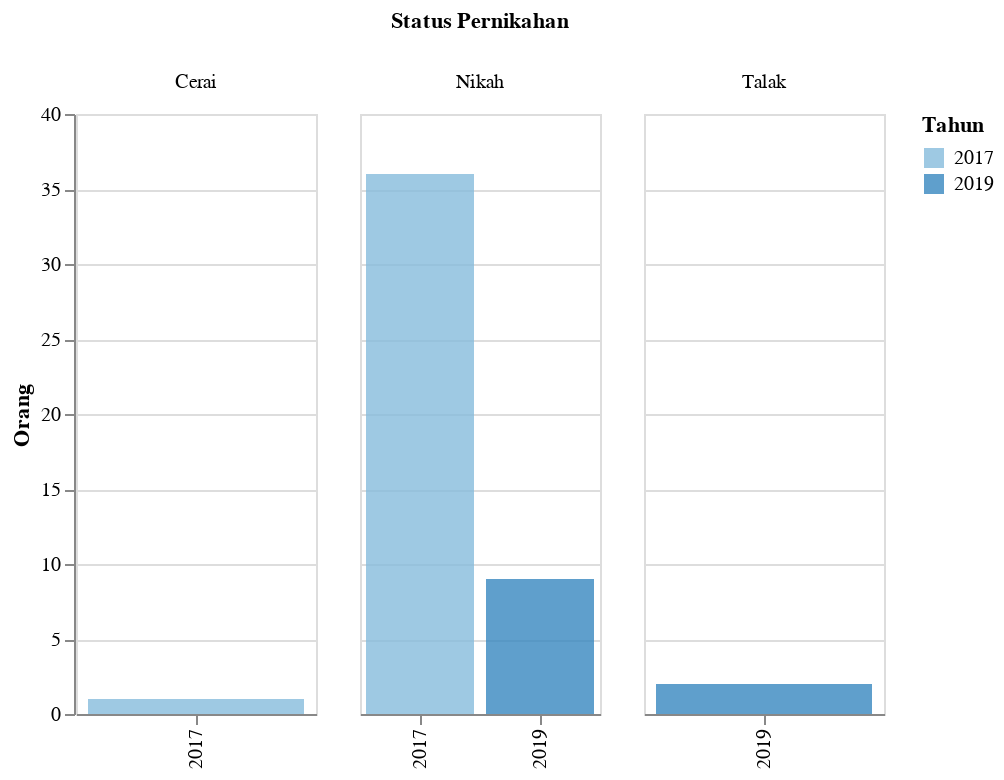

Notebook cell for this chart:
### Markdown cell above
<h2> Status Pernikahan</h2>

### Code cell
df_8 = data('Status Pernikahan')
plot8 = plot_3(df_8,'Orang','Status Pernikahan',120)
plot8

### Figure 1 — Vega-Lite specification as saved in the notebook (floating-point values rounded to 4 significant figures)
{"config": {"view": {"continuousWidth": 400, "continuousHeight": 300}}, "data": {"name": "data-77a71e88107705433e5d43acff70b37d"}, "mark": {"type": "bar", "opacity": 0.8}, "encoding": {"color": {"condition": {"type": "nominal", "field": "Tahun", "scale": {"scheme": "blues"}, "selection": "selector001"}, "value": "lightgray"}, "column": {"type": "nominal", "field": "Keterangan", "title": "Status Pernikahan"}, "tooltip": [{"type": "quantitative", "field": "Tahun"}, {"type": "nominal", "field": "Keterangan"}, {"type": "quantitative", "field": "N"}, {"type": "nominal", "field": "Satuan"}], "x": {"type": "ordinal", "field": "Tahun", "title": ""}, "y": {"type": "quantitative", "axis": {"tickMinStep": 1}, "field": "N", "title": "Orang"}}, "resolve": {"scale": {"x": "independent"}}, "selection": {"selector001": {"type": "single", "encodings": ["y", "color"]}, "selector011": {"type": "interval", "bind": "scales", "encodings": ["x", "y"]}}, "width": 120, "$schema": "https://vega.github.io/schema/vega-lite/v4.8.1.json", "datasets": {"data-77a71e88107705433e5d43acff70b37d": [{"Tahun": 2017, "Kode": 1, "Data": "Kependudukan", "Kode Kategori": 1.11, "Kategori": "Status Pernikahan", "Keterangan": "Nikah", "N": 36.0, "Satuan": "Orang"}, {"Tahun": 2017, "Kode": 1, "Data": "Kependudukan", "Kode Kategori": 1.11, "Kategori": "Status Pernikahan", "Keterangan": "Talak", "N": null, "Satuan": "Orang"}, {"Tahun": 2017, "Kode": 1, "Data": "Kependudukan", "Kode Kategori": 1.11, "Kategori": "Status Pernikahan", "Keterangan": "Cerai", "N": 1.0, "Satuan": "Orang"}, {"Tahun": 2017, "Kode": 1, "Data": "Kependudukan", "Kode Kategori": 1.11, "Kategori": "Status Pernikahan", "Keterangan": "Rujuk", "N": null, "Satuan": "Orang"}, {"Tahun": 2019, "Kode": 1, "Data": "Kependudukan", "Kode Kategori": 1.11, "Kategori": "Status Pernikahan", "Keterangan": "Nikah", "N": 9.0, "Satuan": "Orang"}, {"Tahun": 2019, "Kode": 1, "Data": "Kependudukan", "Kode Kategori": 1.11, "Kategori": "Status Pernikahan", "Keterangan": "Talak", "N": 2.0, "Satuan": "Orang"}, {"Tahun": 2019, "Kode": 1, "Data": "Kependudukan", "Kode Kategori": 1.11, "Kategori": "Status Pernikahan", "Keterangan": "Cerai", "N": null, "Satuan": "Orang"}, {"Tahun": 2019, "Kode": 1, "Data": "Kependudukan", "Kode Kategori": 1.11, "Kategori": "Status Pernikahan", "Keterangan": "Rujuk", "N": null, "Satuan": "Orang"}]}}
